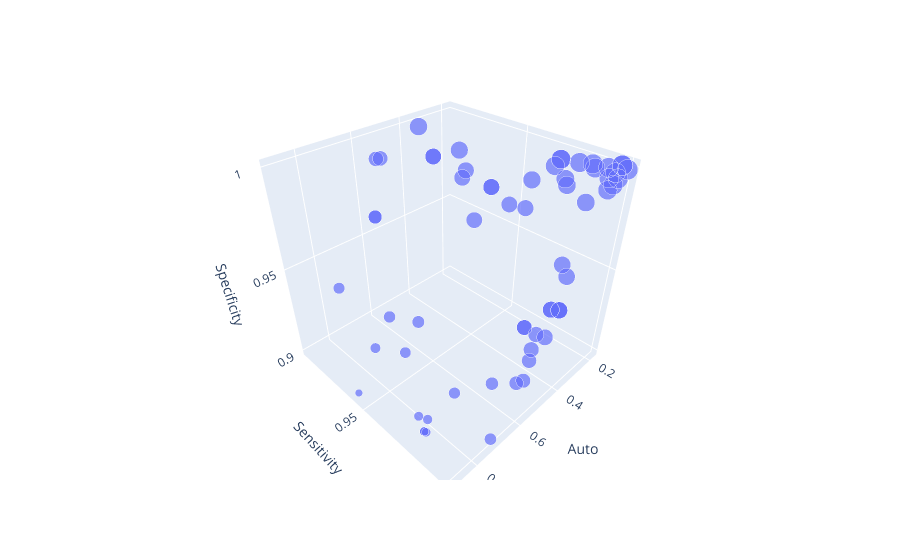

This figure's notebook cell:
### Code cell
# import plotly.express as px
# fig = px.scatter_ternary(a=auto, b=sensi, c=speci)
# fig.show()

import plotly.express as px
df = df[df.Sensitivity>=0.9]
df = df[df.Specificity>=0.9]
df["Scale"] = (1 - df["Auto"]) * 5
fig = px.scatter_3d(df, x="Auto", y= "Sensitivity", z="Specificity", size="Scale")
fig.show()
fig.write_html("../logs//M5V1.6_Pareto_3D_front.html")
